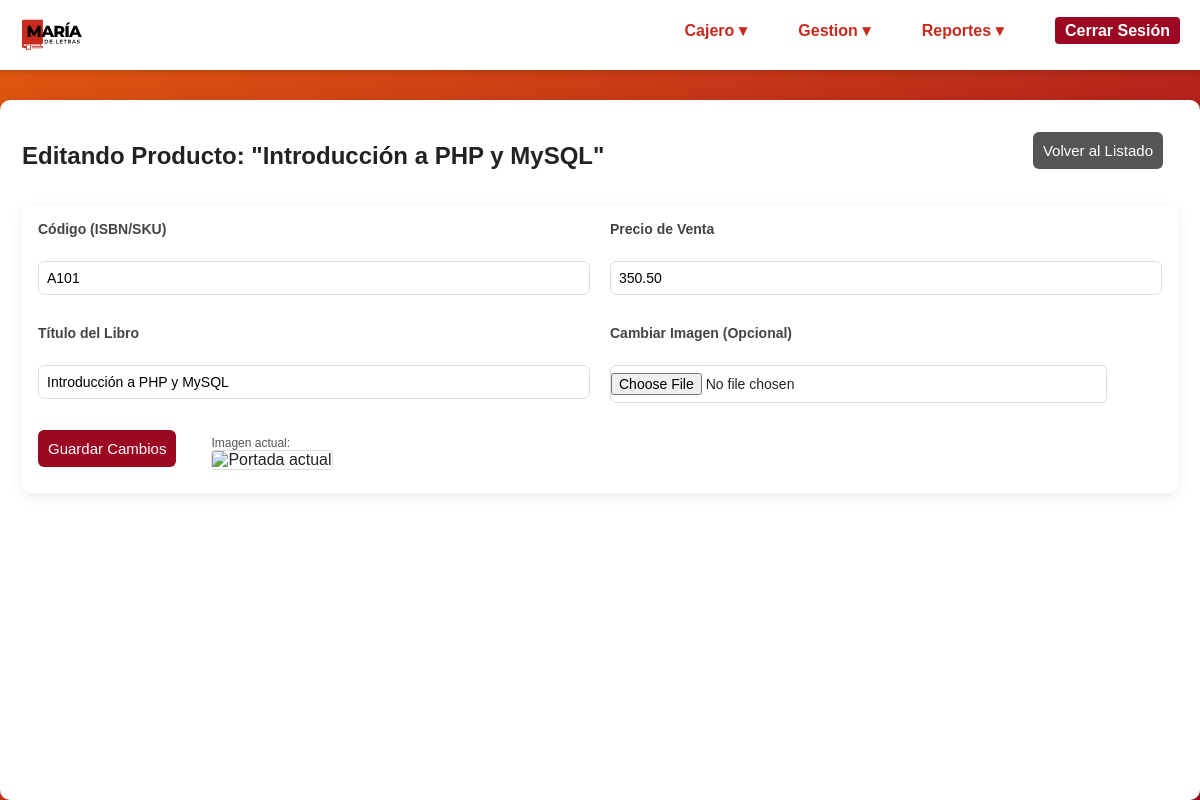
Screenshot of /editar_producto.php?id=1 (signed in) with the database file from the repository.
### tables this page shows
CREATE TABLE libros (
    id INT AUTO_INCREMENT PRIMARY KEY,  
    codigo VARCHAR(50) NOT NULL UNIQUE COMMENT 'ISBN o Código principal',
    titulo VARCHAR(150) NOT NULL,
    autor VARCHAR(100) NULL,
    descripcion TEXT NULL,
    precio_venta DECIMAL(10,2) NOT NULL,
    estatus TINYINT(1) NOT NULL DEFAULT 1,
    created_at DATETIME DEFAULT CURRENT_TIMESTAMP,
    INDEX idx_busqueda (titulo, codigo)
);

### editar_producto.php (the view, shortened to what this page needs)
<?php
require_once 'config/db.php';
$producto = null;
$id_producto = isset($_GET['id']) ? intval($_GET['id']) : 0;
$sql_producto = "SELECT * FROM libros WHERE id = $id_producto";
$resultado = $mysqli->query($sql_producto);
if ($resultado && $resultado->num_rows > 0) {
    $producto = $resultado->fetch_assoc();
} else {
    header("Location: productos.php");
    exit;
}
?>
<!doctype html>
<html lang="es">
  <head>
    <link rel="stylesheet" href="css/styles.css">
  </head>
  <body>
    <div class="navbar">
        <div class="navbar-logo">
            <img src="assets/img/logo-maria-de-letras_v2.svg" alt="Logo">
        </div>
        <div class="navbar-menu" id="navbar-menu">
            <div class="dropdown">
                <button class="dropbtn">Cajero ▾</button>
            </div>
            <?php if (isset($_SESSION['user']['rol']) && $_SESSION['user']['rol'] === 'admin'): ?>
                <div class="dropdown">
                    <button class="dropbtn">Gestion ▾</button>
                </div>
                <div class="dropdown">
                    <button class="dropbtn">Reportes ▾</button>
                </div>
            <?php endif; ?>
            <a href="includes/logout.php" class="cerrar-sesion">Cerrar Sesión</a>
        </div>
    </div>
    <div class="container main-content-large">
        <div class="flex-between mb-15">
            <h2>Editando Producto: "<?php echo htmlspecialchars($producto['titulo']); ?>"</h2>
            <a href="productos.php" class="btn" style="background-color: #555;">Volver al Listado</a>
        </div>
        <div class="card mb-30">
            <form method="POST" action="editar_producto.php?id=<?php echo $id_producto; ?>" enctype="multipart/form-data">
                <div class="grid-2" style="display: grid; grid-template-columns: 1fr 1fr; gap: 20px;">
                    <div>
                        <label for="codigo">Código (ISBN/SKU)</label><br>
                        <input type="text" id="codigo" name="codigo" required value="<?php echo htmlspecialchars($producto['codigo']); ?>" style="width: 100%; padding: 8px;">
                        <br><br>
                        <label for="titulo">Título del Libro</label><br>
                        <input type="text" id="titulo" name="titulo" required value="<?php echo htmlspecialchars($producto['titulo']); ?>" style="width: 100%; padding: 8px;">
                    </div>
                    <div>
                        <label for="precio">Precio de Venta</label><br>
                        <input type="number" id="precio" name="precio" required step="0.01" min="0" value="<?php echo htmlspecialchars($producto['precio_venta']); ?>" style="width: 100%; padding: 8px;">
                        <br><br>
                        <label for="imagen">Cambiar Imagen (Opcional)</label><br>
                        <input type="file" id="imagen" name="imagen" accept="image/*" class="w-full" style="padding: 7px 0;">
                    </div>
                </div>
                <div style="display: flex; align-items: center; gap: 20px; margin-top: 15px;">
                    <button type="submit" class="btn">Guardar Cambios</button>
                    <div>
                        <p style="margin: 0; font-size: 12px; color: #555;">Imagen actual:</p>
                        <img src="img.php?tipo=producto&id=<?php echo $id_producto; ?>" alt="Portada actual" style="width: 50px; height: 70px; object-fit: cover; border-radius: 4px; border: 1px solid #ddd;">
                    </div>
                </div>
            </form>
        </div>
    </div>
  </body>
</html>

### css/styles.css (style rules this page uses)
body { font-family: Arial, Helvetica, sans-serif; background: linear-gradient(135deg, #E1580F, #9C0722); margin: 0; display: flex; justify-content: center; background-attachment: fixed; color: #222; min-height: 100vh; }
.container { width: 100%; max-width: 450px; background: #fff; padding: 22px; border-radius: 10px; box-shadow: 0 4px 18px rgba(0, 0, 0, 0.12); }
.main-content-large { max-width: 1200px; margin-top: 100px; width: 100%; }
.mb-15 { margin-bottom: 15px; }
.mb-30 { margin-bottom: 30px; }
.grid-2 { display: grid; grid-template-columns: 1fr 1fr; gap: 20px; }
.flex-between { display: flex; justify-content: space-between; align-items: center; }
.w-full { width: 100%; }
.cerrar-sesion { background-color: #9C0722; padding: 5px 10px; border-radius: 4px; color: white !important; text-decoration: none; }
form { display: block; }
label { display: block; margin-bottom: 6px; font-size: 14px; font-weight: 600; color: #444; }
input[type="text"], input[type="password"], input[type="number"], input[type="date"], input[type="file"], select, textarea { width: 90%; padding: 10px; margin-bottom: 12px; border: 1px solid #ddd; border-radius: 6px; font-size: 14px; transition: 0.2s; box-sizing: border-box; }
.btn { padding: 10px; background: #9C0722; color: #fff; border: none; border-radius: 6px; font-size: 15px; cursor: pointer; transition: 0.25s; text-decoration: none; display: inline-block; text-align: center; }
.btn, button { margin-right: 15px; margin-bottom: 10px; }
.navbar { position: fixed; top: 0; left: 0; width: 100%; height: 70px; background: #fff; display: flex; align-items: center; justify-content: space-between; padding: 0 20px; box-shadow: 0 2px 5px rgba(0, 0, 0, 0.15); z-index: 1000; box-sizing: border-box; }
.navbar-logo img { height: 40px; }
.navbar-menu a { margin-left: 16px; text-decoration: none; font-weight: bold; color: #C82B1D; }
.card { background: #fff; padding: 16px; border-radius: 10px; margin: 12px 0; box-shadow: 0 4px 14px rgba(0, 0, 0, 0.08); }
.card p { margin: 10px 0; font-size: 14px; color: #555; }
.dropdown { position: relative; display: inline-block; }
.dropbtn { background-color: transparent; color: #C82B1D; padding: 10px 16px; font-size: 16px; border: none; cursor: pointer; font-weight: bold; font-family: inherit; }

### rows the page displays
libros: titulo "Introducción a PHP y MySQL", codigo "A101", precio "350.50"
